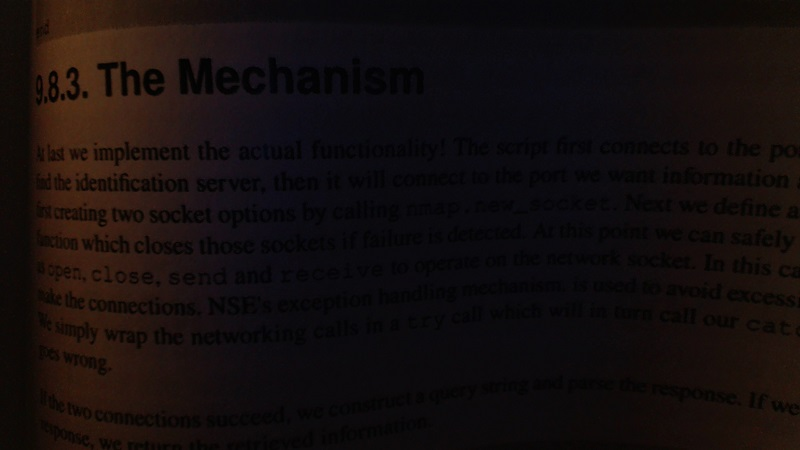
#> input picture imagenes/practica5_img.jpg, 800 x 450 px, given in place of the camera
$ python practica7.py
#> lines starting #> are read from the running program, lines starting #| are printed output that depends on the picture; after the words box and inside, x2 and y2 are one past the last pixel; in counts of white or black regions, pixels touching at a corner belong together
import cv2
import numpy as np

cap=cv2.VideoCapture(0)

while True:
    _, frame=cap.read()
#> frame is the input picture: shape (450, 800, 3); mean B, G, R 13.4, 13.6, 20.3
    hsv = cv2.cvtColor(frame, cv2.COLOR_BGR2HSV)
#> hsv: shape (450, 800, 3); mean H, S, V 81.2, 108.8, 21.8

    #verde
    color_bajo = np.array([30,50,10])
    color_alto = np.array([250,200,255])


    #color_bajo = np.array([10,100,0])
    #color_alto = np.array([250,200,255])

    mask = cv2.inRange(hsv, color_bajo, color_alto)
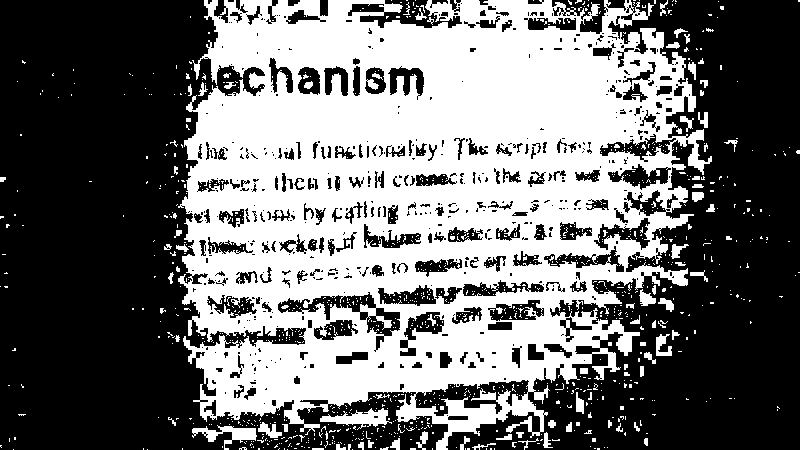
#> mask: shape (450, 800); 44% white; 1085 white regions (1003 under 20 px), largest, box (x1, y1, x2, y2) and area: (178, 0, 712, 450) 149851, (320, 408, 392, 430) 710, (192, 425, 257, 450) 622

    res=cv2.bitwise_and(frame, frame, mask=mask)
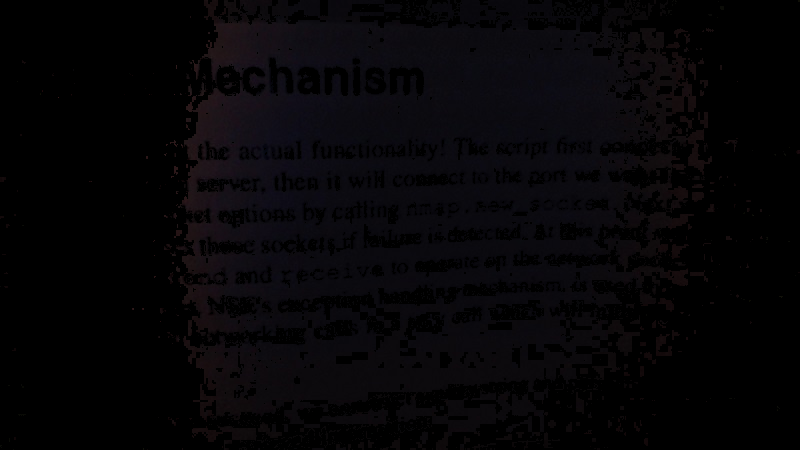
#> res: shape (450, 800, 3); mean B, G, R 6.9, 4.8, 5.9

    #kernel= np.ones((15,15), np.float32)/225
    #smoothed = cv2.filter2D(res, -1, kernel)

    #blur=cv2.GaussianBlur(res, (15,15),0)

    median = cv2.medianBlur(res, 15)

    cv2.imshow('frame', frame)
    #cv2.imshow('mask', mask)
    cv2.imshow('res', res)
    #cv2.imshow('smoothed', smoothed)
    cv2.imshow('median', median)
    #cv2.imshow('blur', blur)

    k=cv2.waitKey(5) & 0xFF
#> (key Esc is pressed here)
    if k==27:
        break

cv2.destroyAllWindows()
cap.release()

$ run again, on imagenes/practica_9_original1.jpg
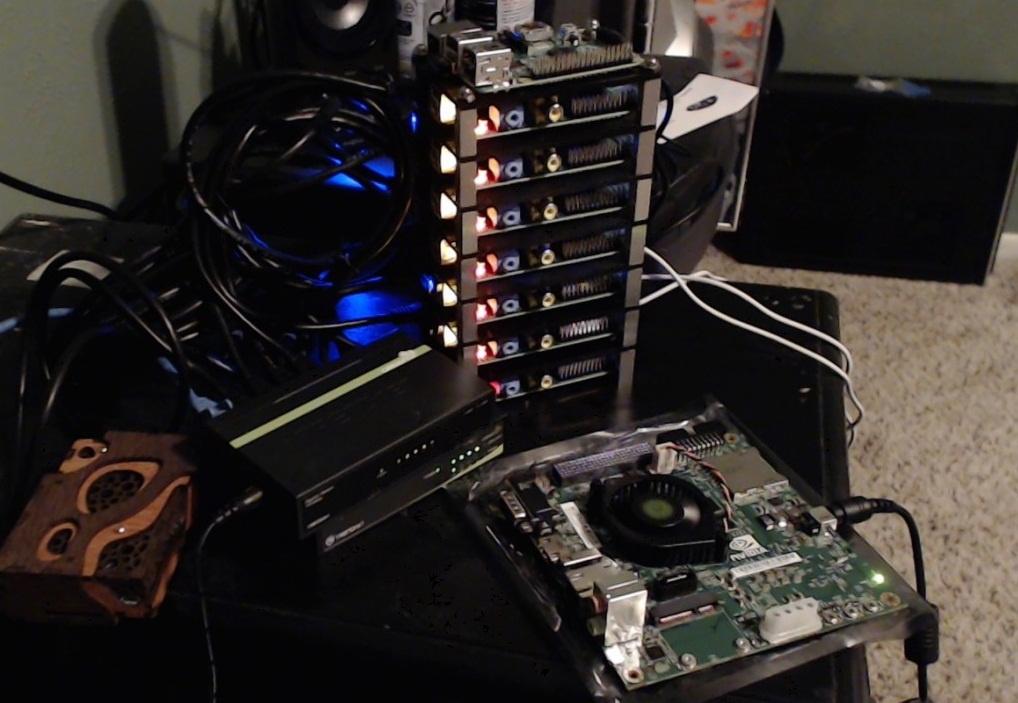
#> input picture imagenes/practica_9_original1.jpg, 1018 x 703 px, given in place of the camera
#> frame is the input picture: shape (703, 1018, 3); mean B, G, R 40.7, 43.2, 48.1
#> hsv: shape (703, 1018, 3); mean H, S, V 61, 68.9, 50.5
#> `mask = cv2.inRange(hsv, color_bajo, color_alto)`:
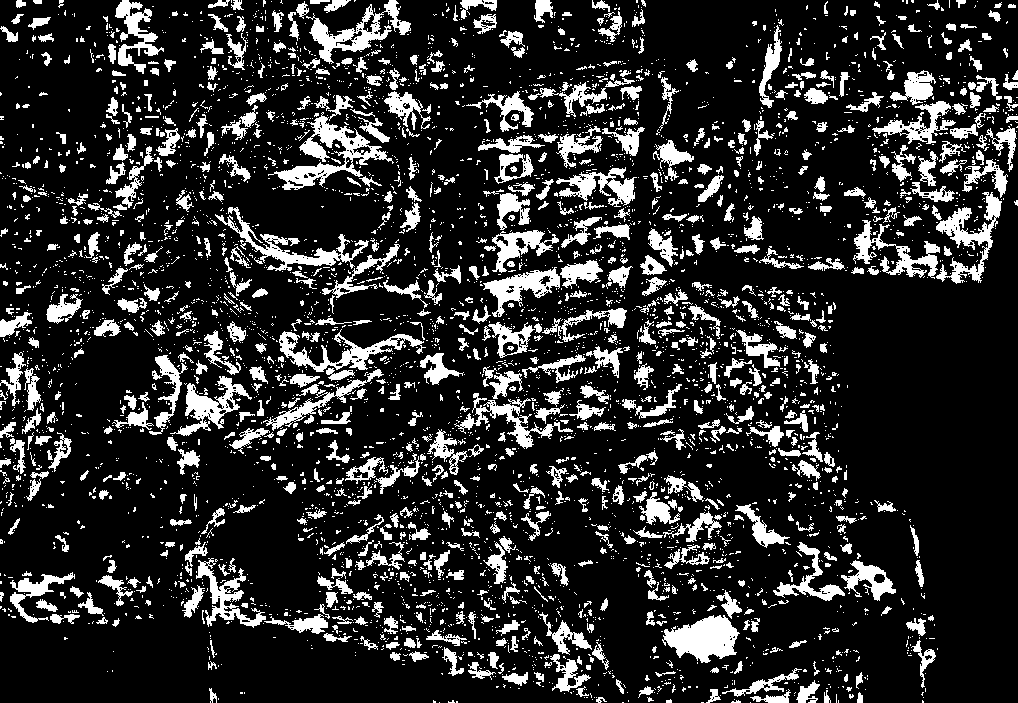
#> mask: shape (703, 1018); 17.5% white; 4761 white regions (3888 under 20 px), largest, box (x1, y1, x2, y2) and area: (268, 112, 394, 190) 2651, (662, 615, 740, 663) 2290, (936, 192, 1002, 284) 1949
#> `median = cv2.medianBlur(res, 15)`:
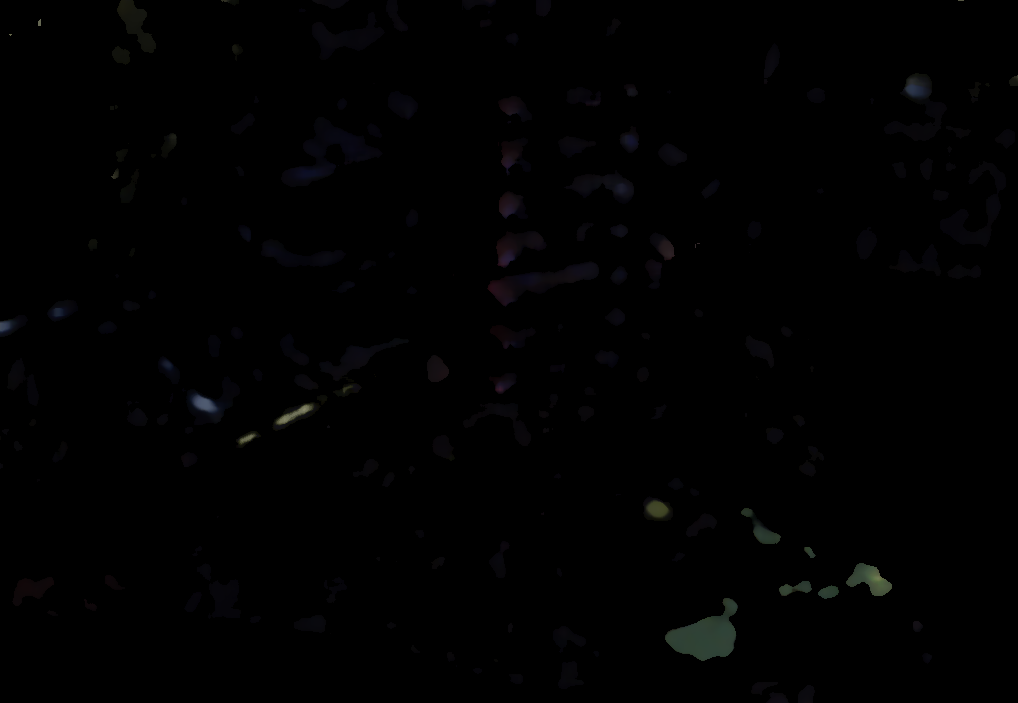
#> median: shape (703, 1018, 3); mean B, G, R 1.3, 1.1, 1.1
